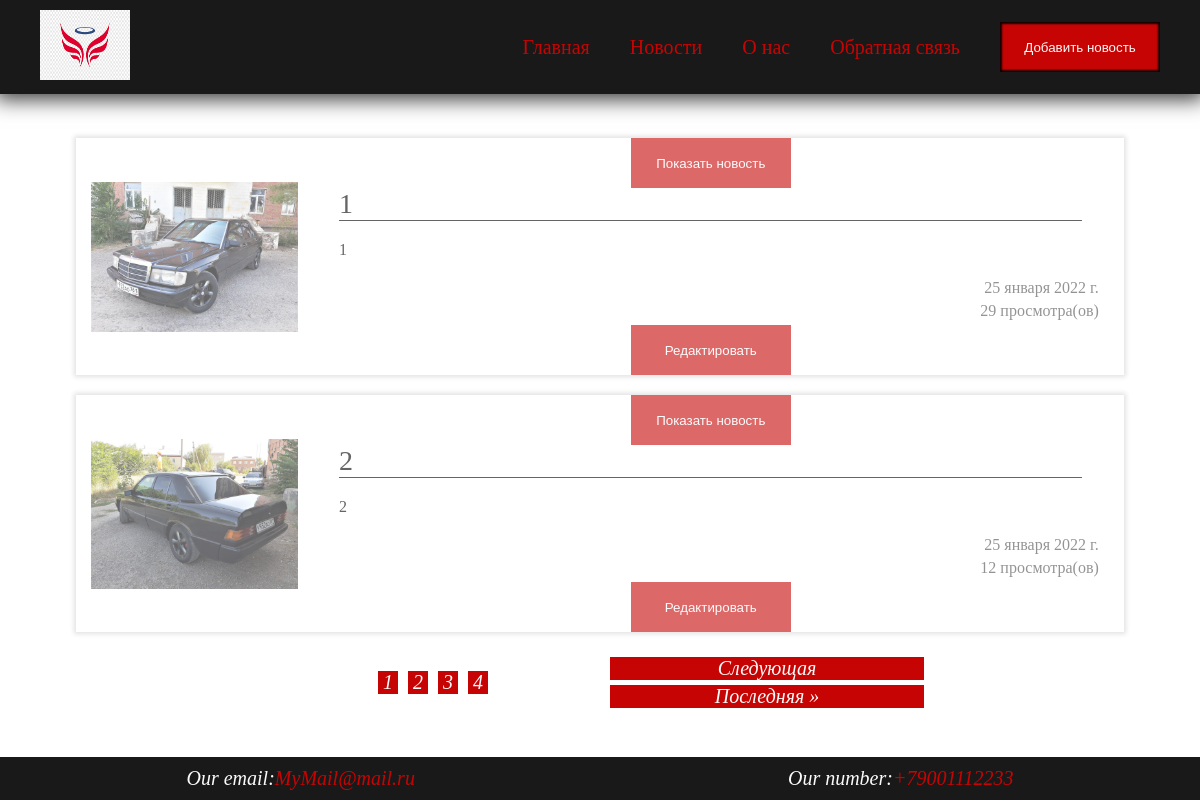
The page /allnews on the database as committed earlier.
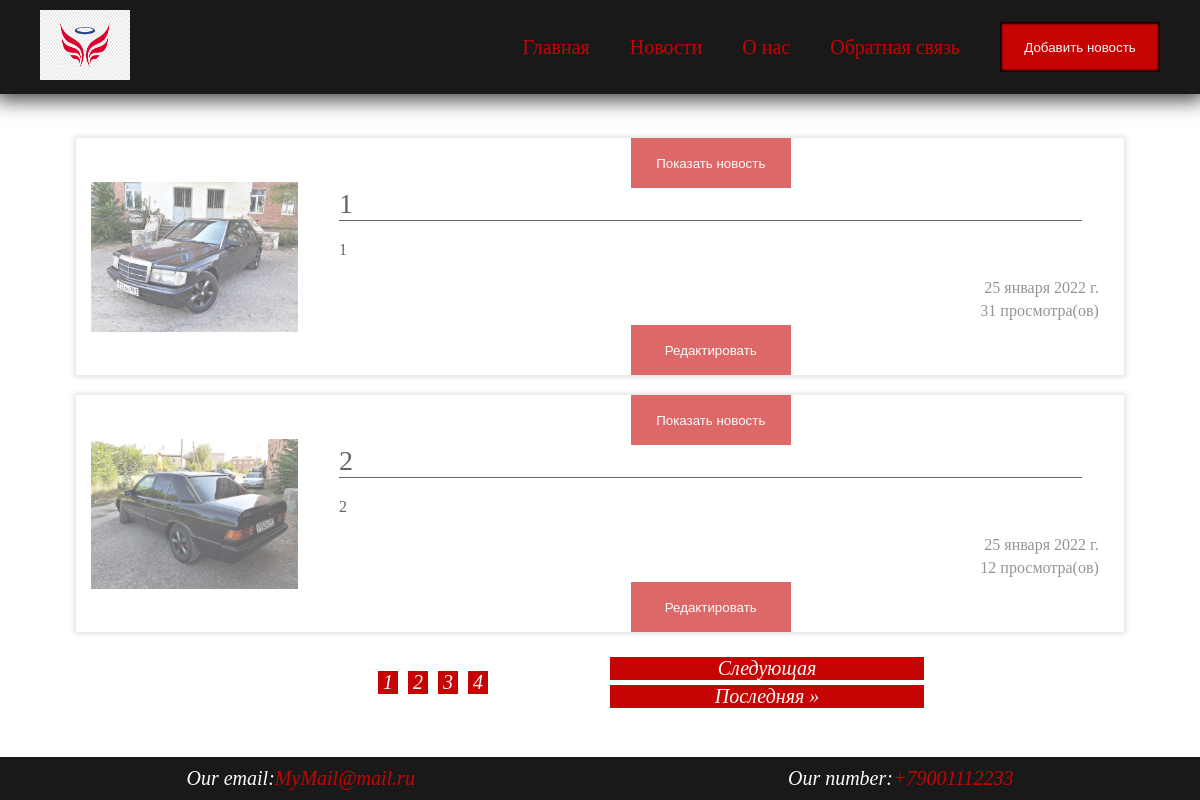
The same page on the database as committed later.
### testworkapp/models.py (models this page shows, shortened)
class NewsList(models.Model):
    class Meta:
        verbose_name = 'Новость'
        verbose_name_plural = 'Новости'
    title = models.CharField('Название', max_length=50)
    desc = models.TextField('Текст статьи')
    date = models.DateField('Дата создания', default=default_datetime())
    img = models.FileField('Изображение',upload_to='media')
    views = models.IntegerField('Просмотры', default=1)

### testworkapp/views.py (the view)
# urls.py: path('allnews',views.allnews, name = 'allnews'),\
def allnews (request):
    news = NewsList.objects.order_by('date')
    paginator = Paginator(news, 2)
    page_number = request.GET.get('page')
    page_obj = paginator.get_page(page_number)
    context = {
        'page_obj': page_obj,
        'range': range(1, page_obj.paginator.num_pages+1)
    }
    return render(request, 'testworkapp/allnews.html', context)

### testworkapp/templates/testworkapp/allnews.html (shortened to what this page needs)
{% extends 'testworkapp/base.html' %}
{% load static %}
{% block addstyle %}
    <link rel="stylesheet" href="{% static 'CSS/allnews.css' %}">
{% endblock %}
{% block main %}
    <div class="news">
        {% for el in page_obj %}
         <div class="news_item" id="{{ el.id }}">
                    <div class="news_item-img">
                        <img src="{{ el.img.url }}" alt="#">
                    </div>
                    <div class="news_item-text">
                        <div>
                            <a href="shownews/{{ el.id }}">
                                <button>Показать новость</button>
                            </a>
                        </div>
                        <div class="text_name">
                            <div class="text_name-item">
                                {{ el.title}}
                            </div>
                        </div>
                        <div class="text_desc">
                            <div class="text_desc-item">
                                {{ el.desc}}
                            </div>
                        </div>
                        <div class="text_date">
                            <div class="text_date-item">
                                {{ el.date }}
                            </div>
                        </div>
                        <div class="text_views">
                            <div class="text_views-item">
                                {{ el.views }}
                                <span> просмотра(ов)</span>
                            </div>
                        </div>
                        <div>
                            <a href="edit/{{ el.id }}"><button type="submit">Редактировать</button></a>
                        </div>
                    </div>
                </div>
    {% endfor %}
        <div class="select_all-page">
        <span class="current-page">
            {% for i in range %}
                <a href="?page={{ i }}" class="button-page">
                    {{ i }}
                </a>
            {% endfor %}
        </span>
        {% if page_obj.has_next %}
            <div class="select_page">
                <a href="?page={{ page_obj.next_page_number }}" class="button-page">Следующая</a>
                <a href="?page={{ page_obj.paginator.num_pages }}" class="button-page">Последняя &raquo;</a>
            </div>
    {% endif %}
    </div>
    </div>
{% endblock %}

Rows that differ between the two databases and show on the page:
changed NewsList (number 1 of 2 on the later page): views "29" → "31"
